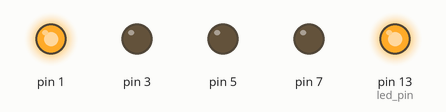
The sketch below on a simulated Arduino Uno, built with avr-gcc and run on an emulated ATmega328P. Parts: output pins drawn as LEDs (lit = HIGH).

Above: at 0.1 s.
At 0.7 s:
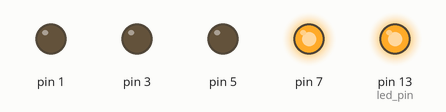
At 1.3 s:
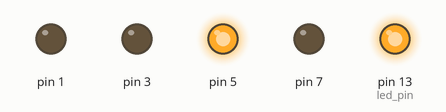
At 2.7 s:
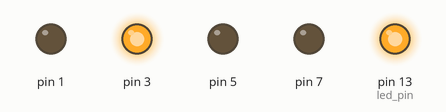
Timing chart, 0 to 3.0 s (numbered marks = the images above):
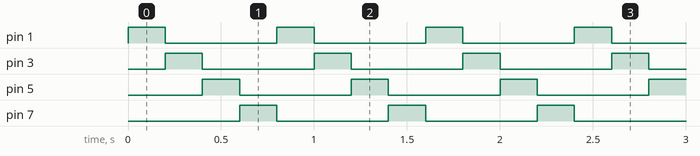

Measured:
- by itself, pin 1, pin 3, pin 5, pin 7: alternates HIGH for 0.20 s and LOW for 0.60 s
- by itself, everything shown: repeats every 0.80 s, in 4 steps

The sketch:

sketch_dec13a.ino
```cpp
int led_pin = 13;
void setup() {
  //set up LED pin to output
  pinMode(led_pin,OUTPUT);
  pinMode(1, OUTPUT);
  pinMode(3, OUTPUT);
  pinMode(5, OUTPUT);
  pinMode(7, OUTPUT);

  digitalWrite(led_pin,HIGH);
}

void loop() {
  // put your main code here, to run repeatedly:
  digitalWrite(1, HIGH);
  delay(200);
  digitalWrite(1, LOW);
  digitalWrite(3, HIGH);
  delay(200);
  digitalWrite(3, LOW);
  digitalWrite(5, HIGH);
  delay(200);
  digitalWrite(5, LOW);
  digitalWrite(7, HIGH);
  delay(200);
  digitalWrite(7, LOW);

}
```
